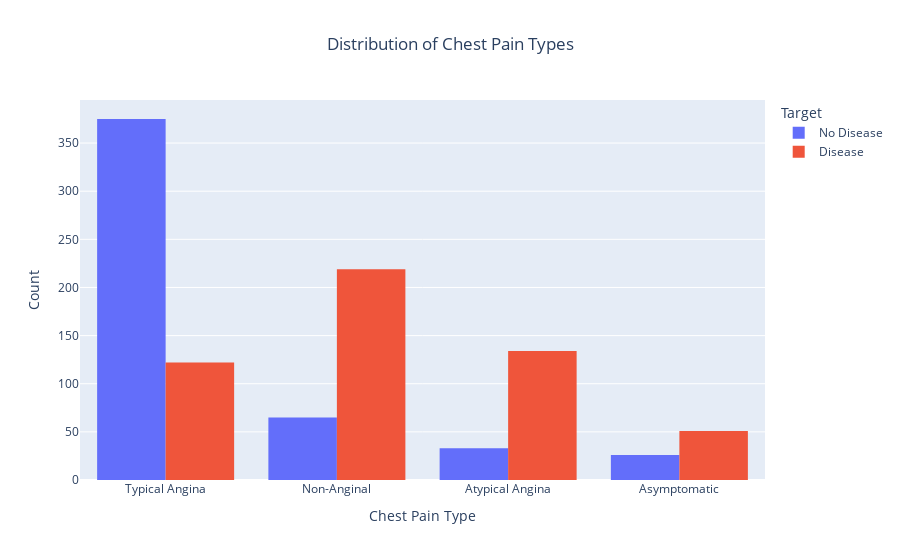

Write notebook code for a chart like this one.
### Code cell
# count plot using Plotly Express
fig = px.histogram(df, x='Chest Pain', color='Target', barmode='group',
                   category_orders={'Target': ['No Disease', 'Disease']},
                   title='Distribution of Chest Pain Types')

# Update layout for better readability
fig.update_layout(
    xaxis_title='Chest Pain Type',
    yaxis_title='Count',
    title_x=0.5,
    legend_title='Target'
    )
fig.show()

### Figure 1 — Plotly figure (JSON) as saved in the notebook; plotly's stock layout.template omitted (floating-point values rounded to 4 significant figures; data arrays with more than 128 entries replaced by an {"elided": "..."} marker saying what was removed)
{"data": [{"alignmentgroup": "True", "bingroup": "x", "hovertemplate": "Target=No Disease<br>Chest Pain=%{x}<br>count=%{y}<extra></extra>", "legendgroup": "No Disease", "marker": {"color": "#636efa", "pattern": {"shape": ""}}, "name": "No Disease", "offsetgroup": "No Disease", "orientation": "v", "showlegend": true, "type": "histogram", "x": {"elided": "499 str values"}, "xaxis": "x", "yaxis": "y"}, {"alignmentgroup": "True", "bingroup": "x", "hovertemplate": "Target=Disease<br>Chest Pain=%{x}<br>count=%{y}<extra></extra>", "legendgroup": "Disease", "marker": {"color": "#EF553B", "pattern": {"shape": ""}}, "name": "Disease", "offsetgroup": "Disease", "orientation": "v", "showlegend": true, "type": "histogram", "x": {"elided": "526 str values"}, "xaxis": "x", "yaxis": "y"}], "layout": {"barmode": "group", "legend": {"title": {"text": "Target"}, "tracegroupgap": 0}, "title": {"text": "Distribution of Chest Pain Types", "x": 0.5}, "xaxis": {"anchor": "y", "domain": [0, 1], "title": {"text": "Chest Pain Type"}}, "yaxis": {"anchor": "x", "domain": [0, 1], "title": {"text": "Count"}}}}
